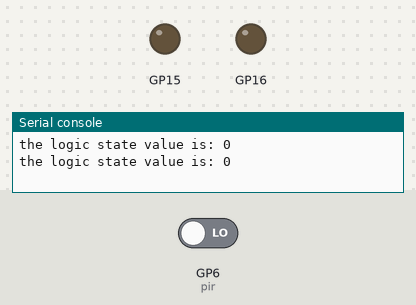
This program was run on a simulated Raspberry Pi Pico running MicroPython. Shown: output pins drawn as LEDs (lit = HIGH), the last lines printed to the serial console. The test bench sets the inputs (shaded band); at power-on: GP6 (pir) LOW.

Above: at 1.2 s.
1.3 s: GP6 (pir) driven HIGH
At 3.6 s:
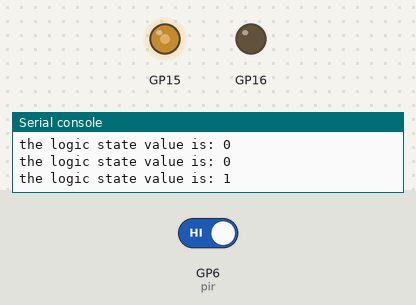
Timing chart, 0 to 5.1 s (numbered marks = the images above; inputs shaded):
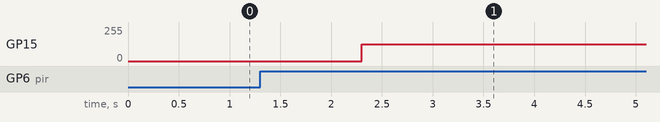

Measured:
- after the input at 1.3 s, GP15: 0/255 → 127/255 after 1.0 s

The program:

pir_into_DCmotor_L9110S.py
```python
from machine import Pin, PWM
import time
from time import sleep

pir = Pin(6, Pin.IN)

class L9110S:
    def __init__(self, a1a_pin, a1b_pin, frequency=1000):
        """
        Initialize L9110S motor driver
        a1a_pin: Pin number for A1A (speed control)
        a1b_pin: Pin number for A1B (direction control)
        frequency: PWM frequency in Hz
        """
        self.motor_a = PWM(Pin(a1a_pin))
        self.motor_b = PWM(Pin(a1b_pin))

        # Set PWM frequency
        self.motor_a.freq(frequency)
        self.motor_b.freq(frequency)

        # Max duty cycle value (65535 for 16-bit PWM)
        self.max_duty = 65535

        # Stop motor initially
        self.stop()

    def forward(self, speed=100):
        """
        Run motor forward
        speed: 0-100 percentage
        """
        speed = min(100, max(0, speed))  # Clamp speed between 0-100
        duty = int(speed * self.max_duty / 100)
        self.motor_a.duty_u16(duty)
        self.motor_b.duty_u16(0)

    def backward(self, speed=100):
        """
        Run motor backward
        speed: 0-100 percentage
        """
        speed = min(100, max(0, speed))  # Clamp speed between 0-100
        duty = int(speed * self.max_duty / 100)
        self.motor_a.duty_u16(0)
        self.motor_b.duty_u16(duty)

    def stop(self):
        """Stop motor"""
        self.motor_a.duty_u16(0)
        self.motor_b.duty_u16(0)

# Example usage
def main():
    # Initialize motor driver with GPIO pins 16 and 17
    motor = L9110S(15, 16)
    speed = 50
    while True:
        logic_state = pir.value()
        print ("the logic state value is:", logic_state)
        sleep(0.1)

        if logic_state == True:     # if push_button pressed
            motor.forward(speed)            # led will turn ON
            #print("Pressed")
            sleep(3.2)
        else:                       # if push_button not pressed
            motor.stop()
            time.sleep(1)


if __name__ == '__main__':
    main()
```
